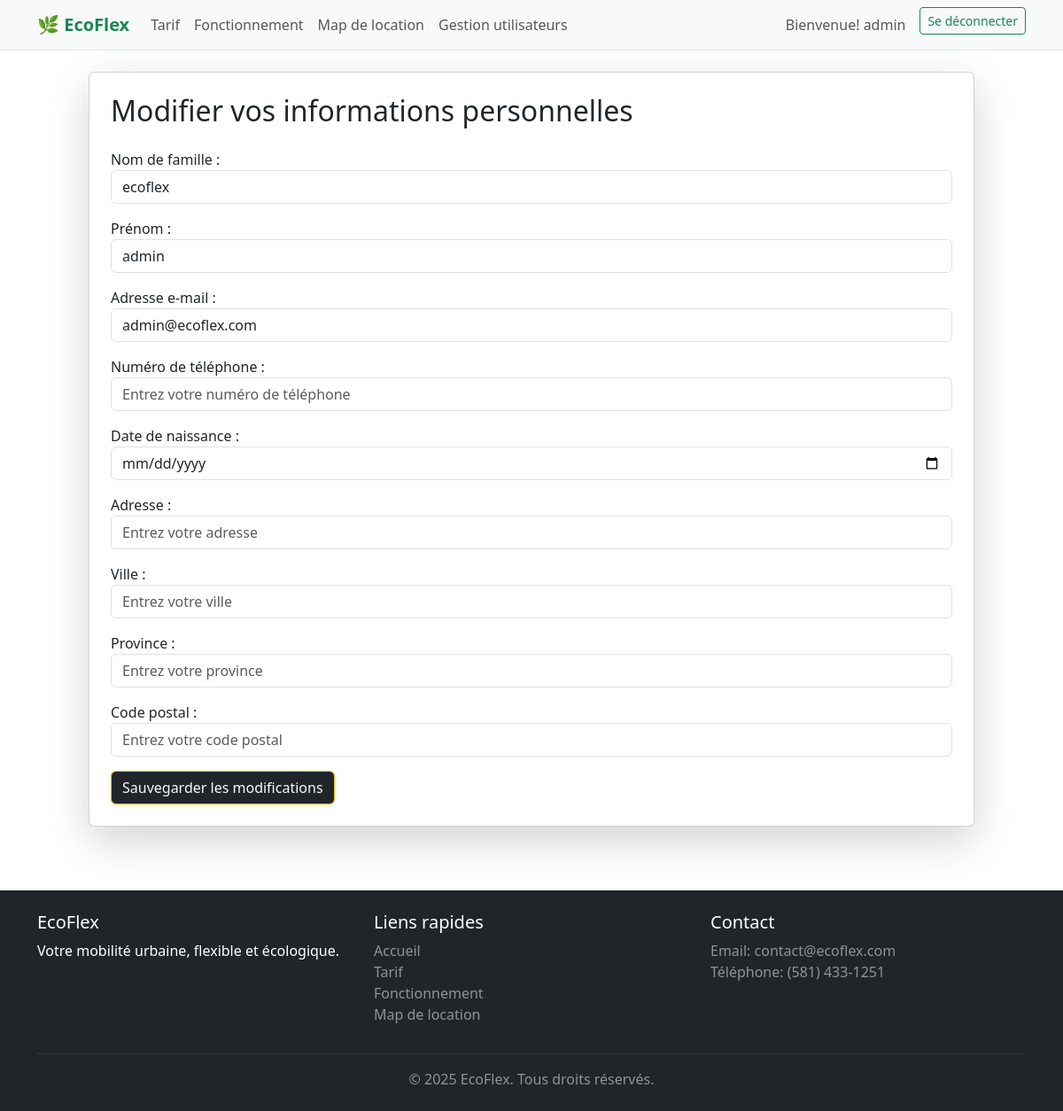
The page /profil/modifier/ (signed in) on the database as committed earlier.
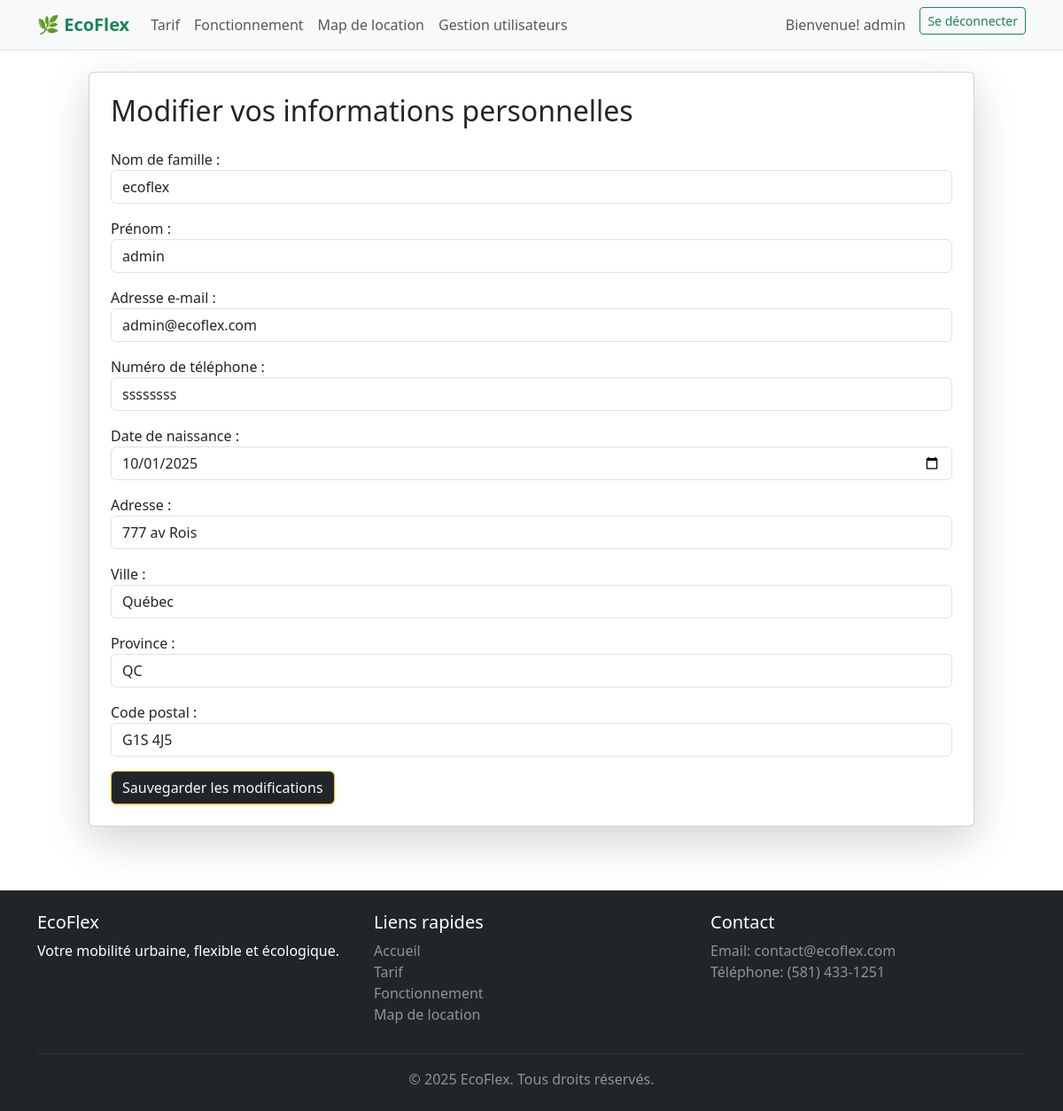
The same page on the database as committed later.
### ecoflex/models.py (models this page shows, shortened)
class User(AbstractUser):
    phone_number = models.CharField(max_length=20, null=True, blank=True)
    birth_date = models.DateField(null=True, blank=True)
    address = models.CharField(max_length=255, null=True, blank=True)
    city = models.CharField(max_length=100, null=True, blank=True)
    province = models.CharField(max_length=100, null=True, blank=True)
    postal_code = models.CharField(max_length=20, null=True, blank=True)
    class Meta:
        verbose_name = "Utilisateur"
        verbose_name_plural = "Utilisateurs"

### ecoflex/views.py (the view)
# urls.py: path('profil/modifier/', views.modifier_profil, name='modifier_profil'),
def modifier_profil(request):
    if request.method == "POST":
        form = ProfileForm(request.POST, instance=request.user)
        if form.is_valid():
            form.save()
            messages.success(request, "Profil mis à jour avec succès !")
            return redirect("profil")
    else:
        form = ProfileForm(instance=request.user)
    return render(request, "ecoflex/modifier_profil.html", {"form": form})

### ecoflex/templates/ecoflex/modifier_profil.html (shortened to what this page needs)
{% extends 'base.html' %}
{% block content %}
<div class="container d-flex justify-content-center align-items-center min-vh-100">
    <div class="card shadow-lg p-4" style="width: 1000px;">
        <h2 class="mb-4">Modifier vos informations personnelles</h2>
        <form method="post" novalidate>
            <div class="mb-3">
                {{ form.last_name.label_tag }}
                {{ form.last_name }}
            </div>
            <div class="mb-3">
                {{ form.first_name.label_tag }}
                {{ form.first_name }}
            </div>
            <div class="mb-3">
                {{ form.email.label_tag }}
                {{ form.email }}
            </div>
            <div class="mb-3">
                {{ form.phone_number.label_tag }}
                {{ form.phone_number }}
            </div>
            <div class="mb-3">
                {{ form.birth_date.label_tag }}
                {{ form.birth_date }}
            </div>
            <div class="mb-3">
                {{ form.address.label_tag }}
                {{ form.address }}
            </div>
            <div class="mb-3">
                {{ form.city.label_tag }}
                {{ form.city }}
            </div>
            <div class="mb-3">
                {{ form.province.label_tag }}
                {{ form.province }}
            </div>
            <div class="mb-3">
                {{ form.postal_code.label_tag }}
                {{ form.postal_code }}
            </div>
            <button type="submit" class="btn btn-primary bg-dark text-light border-warning shadow-sm">
                Sauvegarder les modifications
            </button>
        </form>
    </div>
</div>
{% endblock %}

### ecoflex/templates/base.html (shortened to what this page needs)
{% load static %}
<!DOCTYPE html>
<html lang="fr">
<head>
    <link href="https://cdn.jsdelivr.net/npm/bootstrap@5.3.0/dist/css/bootstrap.min.css" rel="stylesheet">
</head>
<body>
    <nav class="navbar navbar-expand-lg navbar-light bg-light border-bottom">
        <div class="container">
            <a class="navbar-brand fw-bold text-success" href="{% url 'accueil' %}">
                🌿 EcoFlex
            </a>
            <div class="collapse navbar-collapse" id="navbarNav">
                <ul class="navbar-nav me-auto">
                    <li class="nav-item">
                        <a class="nav-link" href="{% url 'tarif' %}">Tarif</a>
                    </li>
                    <li class="nav-item">
                        <a class="nav-link" href="{% url 'fonctionnement' %}">Fonctionnement</a>
                    </li>
                    <li class="nav-item">
                        <a class="nav-link" href="{% url 'map_location' %}">Map de location</a>
                    </li>
                    {% if user %}
                        {% if user.is_superuser %}
                            <li class="nav-item">
                                <a class="nav-link" href="{% url 'gestion_users' %}">Gestion utilisateurs</a>
                            </li>
                        {% endif %}
                    {% endif %}
                </ul>
                <ul class="navbar-nav ms-auto">
                    {% if user.is_authenticated %}
                        <li class="nav-item">
                            <a class="nav-link" href="{% url 'profil' %}">Bienvenue! {{ user.username }}</a>
                        </li>
                        <li class="nav-item">
                            <a class="btn btn-outline-success btn-sm ms-2" href="{% url 'deconnexion' %}">Se déconnecter</a>
                        </li>
                    {% endif %}
                </ul>
            </div>
        </div>
    </nav>
    <main class="py-4">
        {% block content %}
        {% endblock %}
    </main>
    <footer class="bg-dark text-white py-4 mt-5">
        <div class="container">
            <div class="row">
                <div class="col-md-4">
                    <h5>EcoFlex</h5>
                    <p>Votre mobilité urbaine, flexible et écologique.</p>
                </div>
                <div class="col-md-4">
                    <h5>Liens rapides</h5>
                    <ul class="list-unstyled">
                        <li><a href="{% url 'accueil' %}" class="text-white-50 text-decoration-none">Accueil</a></li>
                        <li><a href="{% url 'tarif' %}" class="text-white-50 text-decoration-none">Tarif</a></li>
                        <li><a href="{% url 'fonctionnement' %}" class="text-white-50 text-decoration-none">Fonctionnement</a></li>
                        <li><a href="{% url 'map_location' %}" class="text-white-50 text-decoration-none">Map de location</a></li>
                    </ul>
                </div>
                <div class="col-md-4">
                    <h5>Contact</h5>
                    <p class="text-white-50">
                        Email: contact@ecoflex.com<br>
                        Téléphone: (581) 433-1251
                    </p>
                </div>
            </div>
            <hr class="my-3 border-secondary">
            <div class="text-center">
                <p class="mb-0 text-white-50">&copy; 2025 EcoFlex. Tous droits réservés.</p>
            </div>
        </div>
    </footer>
</body>
</html>

Rows that differ between the two databases and show on the page:
changed User "admin": phone_number (not shown) → "ssssssss"; birth_date (not shown) → "10/01/2025"; address (not shown) → "777 av Rois"; city (not shown) → "Québec"; province (not shown) → "QC"; postal_code (not shown) → "G1S 4J5"
